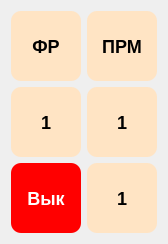
   <widget class="QWidget" name="gridLayoutWidget_2">
    <property name="geometry">
     <rect>
      <x>10</x>
      <y>530</y>
      <width>151</width>
      <height>231</height>
     </rect>
    </property>
    <layout class="QGridLayout" name="glCtlKeys">
     <item row="0" column="0">
      <widget class="QPushButton" name="bnC11">
       <property name="minimumSize">
        <size>
         <width>70</width>
         <height>70</height>
        </size>
       </property>
       <property name="maximumSize">
        <size>
         <width>70</width>
         <height>70</height>
        </size>
       </property>
       <property name="focusPolicy">
        <enum>Qt::NoFocus</enum>
       </property>
       <property name="styleSheet">
        <string notr="true">background-color: Bisque;
border-style: none;
border-width: 1px;
border-radius: 10px;
border-color: Bisque;
font: bold 18px;
</string>
       </property>
       <property name="text">
        <string>ФР</string>
       </property>
      </widget>
     </item>
     <item row="0" column="1">
      <widget class="QPushButton" name="bnC12">
       <property name="minimumSize">
        <size>
         <width>70</width>
         <height>70</height>
        </size>
       </property>
       <property name="maximumSize">
        <size>
         <width>70</width>
         <height>70</height>
        </size>
       </property>
       <property name="focusPolicy">
        <enum>Qt::NoFocus</enum>
       </property>
       <property name="styleSheet">
        <string notr="true">background-color: Bisque;
border-style: none;
border-width: 1px;
border-radius: 10px;
border-color: Bisque;
font: bold 18px;
</string>
       </property>
       <property name="text">
        <string>ПРМ</string>
       </property>
      </widget>
     </item>
     <item row="1" column="0">
      <widget class="QPushButton" name="bnC21">
       <property name="minimumSize">
        <size>
         <width>70</width>
         <height>70</height>
        </size>
       </property>
       <property name="maximumSize">
        <size>
         <width>70</width>
         <height>70</height>
        </size>
       </property>
       <property name="focusPolicy">
        <enum>Qt::NoFocus</enum>
       </property>
       <property name="styleSheet">
        <string notr="true">background-color: Bisque;
border-style: none;
border-width: 1px;
border-radius: 10px;
border-color: Bisque;
font: bold 18px;
</string>
       </property>
       <property name="text">
        <string>1</string>
       </property>
      </widget>
     </item>
     <item row="1" column="1">
      <widget class="QPushButton" name="bnC22">
       <property name="minimumSize">
        <size>
         <width>70</width>
         <height>70</height>
        </size>
       </property>
       <property name="maximumSize">
        <size>
         <width>70</width>
         <height>70</height>
        </size>
       </property>
       <property name="focusPolicy">
        <enum>Qt::NoFocus</enum>
       </property>
       <property name="styleSheet">
        <string notr="true">background-color: Bisque;
border-style: none;
border-width: 1px;
border-radius: 10px;
border-color: Bisque;
font: bold 18px;
</string>
       </property>
       <property name="text">
        <string>1</string>
       </property>
      </widget>
     </item>
     <item row="2" column="0">
      <widget class="QPushButton" name="bnC31">
       <property name="minimumSize">
        <size>
         <width>70</width>
         <height>70</height>
        </size>
       </property>
       <property name="maximumSize">
        <size>
         <width>70</width>
         <height>70</height>
        </size>
       </property>
       <property name="focusPolicy">
        <enum>Qt::NoFocus</enum>
       </property>
       <property name="styleSheet">
        <string notr="true">background-color: red;
color: white;
border-style: none;
border-width: 1px;
border-radius: 10px;
border-color: red;
font: bold 18px;
</string>
       </property>
       <property name="text">
        <string>Вык</string>
       </property>
      </widget>
     </item>
     <item row="2" column="1">
      <widget class="QPushButton" name="bnC32">
       <property name="minimumSize">
        <size>
         <width>70</width>
         <height>70</height>
        </size>
       </property>
       <property name="maximumSize">
        <size>
         <width>70</width>
         <height>70</height>
        </size>
       </property>
       <property name="focusPolicy">
        <enum>Qt::NoFocus</enum>
       </property>
       <property name="styleSheet">
        <string notr="true">background-color: Bisque;
border-style: none;
border-width: 1px;
border-radius: 10px;
border-color: Bisque;
font: bold 18px;
</string>
       </property>
       <property name="text">
        <string>1</string>
       </property>
      </widget>
     </item>
    </layout>
   </widget>
